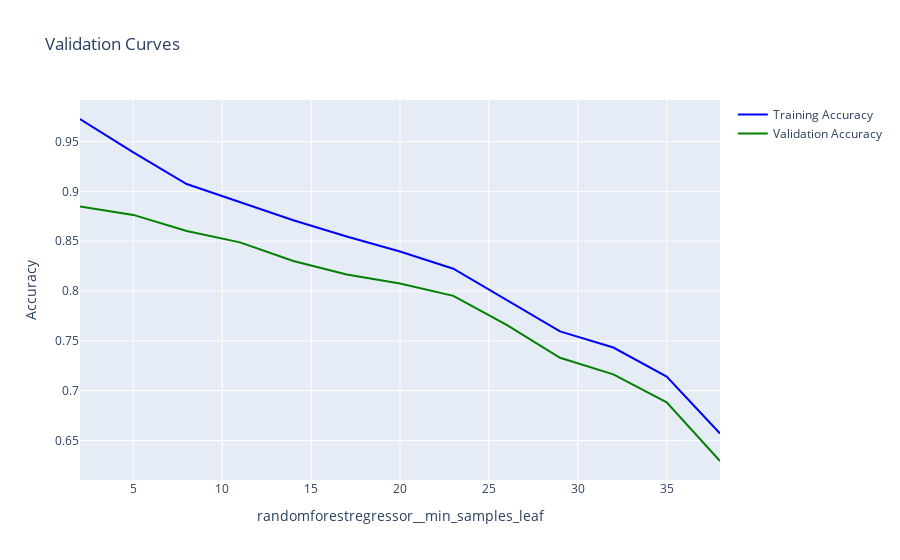

Notebook source saved alongside this figure:
### Code cell
param_range = np.arange(2, 40, 3)

plot_validation_curves(
    rf, X_train_tr, y_train, "randomforestregressor__min_samples_leaf", param_range
)

### Figure 1 — Plotly figure (JSON) as saved in the notebook; plotly's stock layout.template omitted (floating-point values rounded to 4 significant figures)
{"data": [{"line": {"color": "Blue"}, "mode": "lines", "name": "Training Accuracy", "type": "scatter", "x": [2, 5, 8, 11, 14, 17, 20, 23, 26, 29, 32, 35, 38], "y": [0.9727, 0.9392, 0.9074, 0.889, 0.871, 0.8547, 0.8397, 0.8224, 0.791, 0.7595, 0.7433, 0.714, 0.657]}, {"line": {"color": "Green"}, "mode": "lines", "name": "Validation Accuracy", "type": "scatter", "x": [2, 5, 8, 11, 14, 17, 20, 23, 26, 29, 32, 35, 38], "y": [0.8849, 0.8764, 0.8602, 0.8488, 0.8301, 0.8167, 0.8076, 0.7952, 0.766, 0.733, 0.7164, 0.6883, 0.6294]}], "layout": {"autosize": true, "title": {"text": "Validation Curves"}, "xaxis": {"autorange": true, "range": [2, 38], "title": {"text": "randomforestregressor__min_samples_leaf"}, "type": "linear"}, "yaxis": {"autorange": true, "range": [0.6103, 0.9917], "title": {"text": "Accuracy"}, "type": "linear"}}}
